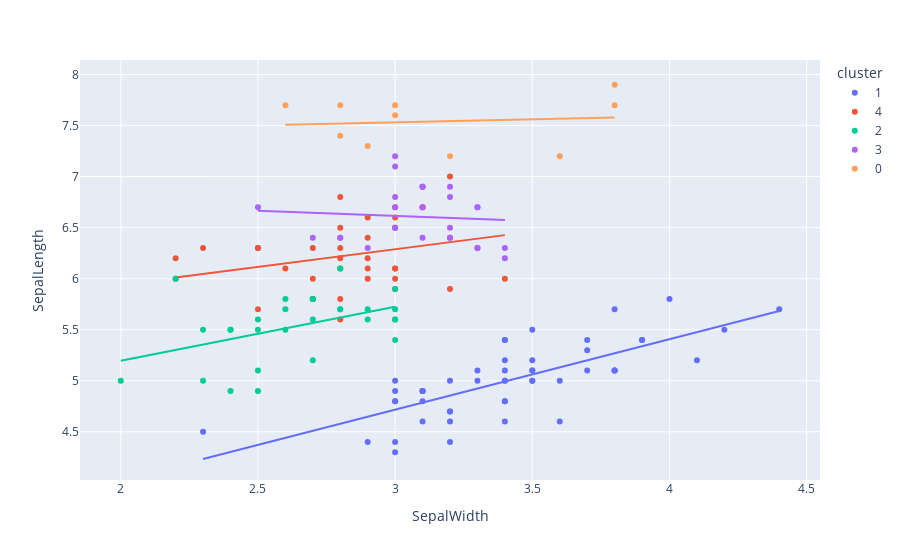

Notebook code for this chart:
### Markdown cell above
Create the scatterplot *with ordinary least squares (ols) trendlines* to better show the relationship for each cluster:

- with `px` do `scatter` using
    - `dta_iris`
    - `x="SepalWidth"`
    - `y="SepalLength"`
    - `color="cluster"`
    - `trendline="ols"`
<!--     - `title_text="Relationship between Sepal Length and Sepal Width"` -->
    
**Note everything in the list is a freestyle block except the first item, which is a dataframe variable**

### Code cell
px.scatter(dta_iris,x = "SepalWidth",y = "SepalLength",color = "cluster",trendline = "ols")

#<xml xmlns="https://developers.google.com/blockly/xml"><variables><variable id="o]8d]RxO,Gcx(.ogOS#{">px</variable><variable id="uUJihm=g](CDwSA@CKO2">dta_iris</variable></variables><block type="varDoMethod" id="Dn5fvKUj5b*)^9)1eTd8" x="-72" y="81"><mutation items="5"></mutation><field name="VAR" id="o]8d]RxO,Gcx(.ogOS#{">px</field><field name="MEMBER">scatter</field><data>px:scatter</data><value name="ADD0"><block type="variables_get" id="j7;K-#L?vCt~imZ?=Oax"><field name="VAR" id="uUJihm=g](CDwSA@CKO2">dta_iris</field></block></value><value name="ADD1"><block type="dummyOutputCodeBlock" id="Od4~8dz?HlhMIYS8s~gV"><field name="CODE">x = "SepalWidth"</field></block></value><value name="ADD2"><block type="dummyOutputCodeBlock" id="pwXKi)V{FZ:PE[jU!H,r"><field name="CODE">y = "SepalLength"</field></block></value><value name="ADD3"><block type="dummyOutputCodeBlock" id="-O+U-Gyb3EVUUL/h0pO?"><field name="CODE">color = "cluster"</field></block></value><value name="ADD4"><block type="dummyOutputCodeBlock" id="T;jLv6M{]ex}DVUc*v}D"><field name="CODE">trendline = "ols"</field></block></value></block></xml>

### Figure 1 — Plotly figure (JSON) as saved in the notebook; plotly's stock layout.template omitted (floating-point values rounded to 4 significant figures)
{"data": [{"hovertemplate": "cluster=1<br>SepalWidth=%{x}<br>SepalLength=%{y}<extra></extra>", "legendgroup": "1", "marker": {"color": "#636efa", "symbol": "circle"}, "mode": "markers", "name": "1", "orientation": "v", "showlegend": true, "type": "scatter", "x": [3.5, 3.0, 3.2, 3.1, 3.6, 3.9, 3.4, 3.4, 2.9, 3.1, 3.7, 3.4, 3.0, 3.0, 4.0, 4.4, 3.9, 3.5, 3.8, 3.8, 3.4, 3.7, 3.6, 3.3, 3.4, 3.0, 3.4, 3.5, 3.4, 3.2, 3.1, 3.4, 4.1, 4.2, 3.1, 3.2, 3.5, 3.1, 3.0, 3.4, 3.5, 2.3, 3.2, 3.5, 3.8, 3.0, 3.8, 3.2, 3.7, 3.3], "xaxis": "x", "y": [5.1, 4.9, 4.7, 4.6, 5.0, 5.4, 4.6, 5.0, 4.4, 4.9, 5.4, 4.8, 4.8, 4.3, 5.8, 5.7, 5.4, 5.1, 5.7, 5.1, 5.4, 5.1, 4.6, 5.1, 4.8, 5.0, 5.0, 5.2, 5.2, 4.7, 4.8, 5.4, 5.2, 5.5, 4.9, 5.0, 5.5, 4.9, 4.4, 5.1, 5.0, 4.5, 4.4, 5.0, 5.1, 4.8, 5.1, 4.6, 5.3, 5.0], "yaxis": "y"}, {"hovertemplate": "<b>OLS trendline</b><br>SepalLength = 0.690854 * SepalWidth + 2.64466<br>R<sup>2</sup>=0.557681<br><br>cluster=1<br>SepalWidth=%{x}<br>SepalLength=%{y} <b>(trend)</b><extra></extra>", "legendgroup": "1", "marker": {"color": "#636efa", "symbol": "circle"}, "mode": "lines", "name": "1", "showlegend": false, "type": "scatter", "x": [2.3, 2.9, 3.0, 3.0, 3.0, 3.0, 3.0, 3.0, 3.1, 3.1, 3.1, 3.1, 3.1, 3.2, 3.2, 3.2, 3.2, 3.2, 3.3, 3.3, 3.4, 3.4, 3.4, 3.4, 3.4, 3.4, 3.4, 3.4, 3.4, 3.5, 3.5, 3.5, 3.5, 3.5, 3.5, 3.6, 3.6, 3.7, 3.7, 3.7, 3.8, 3.8, 3.8, 3.8, 3.9, 3.9, 4.0, 4.1, 4.2, 4.4], "xaxis": "x", "y": [4.234, 4.648, 4.717, 4.717, 4.717, 4.717, 4.717, 4.717, 4.786, 4.786, 4.786, 4.786, 4.786, 4.855, 4.855, 4.855, 4.855, 4.855, 4.924, 4.924, 4.994, 4.994, 4.994, 4.994, 4.994, 4.994, 4.994, 4.994, 4.994, 5.063, 5.063, 5.063, 5.063, 5.063, 5.063, 5.132, 5.132, 5.201, 5.201, 5.201, 5.27, 5.27, 5.27, 5.27, 5.339, 5.339, 5.408, 5.477, 5.546, 5.684], "yaxis": "y"}, {"hovertemplate": "cluster=4<br>SepalWidth=%{x}<br>SepalLength=%{y}<extra></extra>", "legendgroup": "4", "marker": {"color": "#EF553B", "symbol": "circle"}, "mode": "markers", "name": "4", "orientation": "v", "showlegend": true, "type": "scatter", "x": [3.2, 3.2, 3.1, 2.8, 3.3, 2.9, 2.9, 3.1, 2.2, 3.2, 2.5, 2.8, 2.9, 3.0, 2.8, 3.0, 2.9, 2.7, 3.4, 3.1, 2.3, 3.0, 2.9, 2.7, 2.5, 2.8, 2.2, 2.8, 2.7, 2.8, 3.0, 2.8, 2.6, 3.0, 2.7, 2.5, 3.0], "xaxis": "x", "y": [7.0, 6.4, 6.9, 6.5, 6.3, 6.6, 6.1, 6.7, 6.2, 5.9, 6.3, 6.1, 6.4, 6.6, 6.8, 6.7, 6.0, 6.0, 6.0, 6.7, 6.3, 6.1, 6.2, 5.8, 5.7, 5.8, 6.0, 5.6, 6.3, 6.2, 6.1, 6.3, 6.1, 6.0, 5.8, 6.3, 5.9], "yaxis": "y"}, {"hovertemplate": "<b>OLS trendline</b><br>SepalLength = 0.345888 * SepalWidth + 5.25076<br>R<sup>2</sup>=0.081134<br><br>cluster=4<br>SepalWidth=%{x}<br>SepalLength=%{y} <b>(trend)</b><extra></extra>", "legendgroup": "4", "marker": {"color": "#EF553B", "symbol": "circle"}, "mode": "lines", "name": "4", "showlegend": false, "type": "scatter", "x": [2.2, 2.2, 2.3, 2.5, 2.5, 2.5, 2.6, 2.7, 2.7, 2.7, 2.7, 2.8, 2.8, 2.8, 2.8, 2.8, 2.8, 2.8, 2.9, 2.9, 2.9, 2.9, 2.9, 3.0, 3.0, 3.0, 3.0, 3.0, 3.0, 3.1, 3.1, 3.1, 3.2, 3.2, 3.2, 3.3, 3.4], "xaxis": "x", "y": [6.012, 6.012, 6.046, 6.115, 6.115, 6.115, 6.15, 6.185, 6.185, 6.185, 6.185, 6.219, 6.219, 6.219, 6.219, 6.219, 6.219, 6.219, 6.254, 6.254, 6.254, 6.254, 6.254, 6.288, 6.288, 6.288, 6.288, 6.288, 6.288, 6.323, 6.323, 6.323, 6.358, 6.358, 6.358, 6.392, 6.427], "yaxis": "y"}, {"hovertemplate": "cluster=2<br>SepalWidth=%{x}<br>SepalLength=%{y}<extra></extra>", "legendgroup": "2", "marker": {"color": "#00cc96", "symbol": "circle"}, "mode": "markers", "name": "2", "orientation": "v", "showlegend": true, "type": "scatter", "x": [2.3, 2.8, 2.4, 2.7, 2.0, 3.0, 2.2, 2.9, 3.0, 2.7, 2.5, 2.8, 2.6, 2.4, 2.4, 2.7, 3.0, 3.0, 2.5, 2.6, 2.6, 2.3, 2.7, 3.0, 2.9, 2.5, 2.8, 2.5], "xaxis": "x", "y": [5.5, 5.7, 4.9, 5.2, 5.0, 5.9, 6.0, 5.6, 5.6, 5.8, 5.6, 6.1, 5.7, 5.5, 5.5, 5.8, 5.4, 5.6, 5.5, 5.5, 5.8, 5.0, 5.6, 5.7, 5.7, 5.1, 5.7, 4.9], "yaxis": "y"}, {"hovertemplate": "<b>OLS trendline</b><br>SepalLength = 0.528364 * SepalWidth + 4.13953<br>R<sup>2</sup>=0.200055<br><br>cluster=2<br>SepalWidth=%{x}<br>SepalLength=%{y} <b>(trend)</b><extra></extra>", "legendgroup": "2", "marker": {"color": "#00cc96", "symbol": "circle"}, "mode": "lines", "name": "2", "showlegend": false, "type": "scatter", "x": [2.0, 2.2, 2.3, 2.3, 2.4, 2.4, 2.4, 2.5, 2.5, 2.5, 2.5, 2.6, 2.6, 2.6, 2.7, 2.7, 2.7, 2.7, 2.8, 2.8, 2.8, 2.9, 2.9, 3.0, 3.0, 3.0, 3.0, 3.0], "xaxis": "x", "y": [5.196, 5.302, 5.355, 5.355, 5.408, 5.408, 5.408, 5.46, 5.46, 5.46, 5.46, 5.513, 5.513, 5.513, 5.566, 5.566, 5.566, 5.566, 5.619, 5.619, 5.619, 5.672, 5.672, 5.725, 5.725, 5.725, 5.725, 5.725], "yaxis": "y"}, {"hovertemplate": "cluster=3<br>SepalWidth=%{x}<br>SepalLength=%{y}<extra></extra>", "legendgroup": "3", "marker": {"color": "#ab63fa", "symbol": "circle"}, "mode": "markers", "name": "3", "orientation": "v", "showlegend": true, "type": "scatter", "x": [3.3, 3.0, 2.9, 3.0, 2.5, 3.2, 2.7, 3.0, 3.2, 3.0, 3.2, 3.3, 2.8, 3.0, 2.8, 3.4, 3.1, 3.1, 3.1, 3.1, 3.2, 3.3, 3.0, 3.0, 3.4], "xaxis": "x", "y": [6.3, 7.1, 6.3, 6.5, 6.7, 6.5, 6.4, 6.8, 6.4, 6.5, 6.9, 6.7, 6.4, 7.2, 6.4, 6.3, 6.4, 6.9, 6.7, 6.9, 6.8, 6.7, 6.7, 6.5, 6.2], "yaxis": "y"}, {"hovertemplate": "<b>OLS trendline</b><br>SepalLength = -0.100931 * SepalWidth + 6.91725<br>R<sup>2</sup>=0.006783<br><br>cluster=3<br>SepalWidth=%{x}<br>SepalLength=%{y} <b>(trend)</b><extra></extra>", "legendgroup": "3", "marker": {"color": "#ab63fa", "symbol": "circle"}, "mode": "lines", "name": "3", "showlegend": false, "type": "scatter", "x": [2.5, 2.7, 2.8, 2.8, 2.9, 3.0, 3.0, 3.0, 3.0, 3.0, 3.0, 3.0, 3.1, 3.1, 3.1, 3.1, 3.2, 3.2, 3.2, 3.2, 3.3, 3.3, 3.3, 3.4, 3.4], "xaxis": "x", "y": [6.665, 6.645, 6.635, 6.635, 6.625, 6.614, 6.614, 6.614, 6.614, 6.614, 6.614, 6.614, 6.604, 6.604, 6.604, 6.604, 6.594, 6.594, 6.594, 6.594, 6.584, 6.584, 6.584, 6.574, 6.574], "yaxis": "y"}, {"hovertemplate": "cluster=0<br>SepalWidth=%{x}<br>SepalLength=%{y}<extra></extra>", "legendgroup": "0", "marker": {"color": "#FFA15A", "symbol": "circle"}, "mode": "markers", "name": "0", "orientation": "v", "showlegend": true, "type": "scatter", "x": [3.0, 2.9, 3.6, 3.8, 2.6, 2.8, 3.2, 2.8, 3.8, 3.0], "xaxis": "x", "y": [7.6, 7.3, 7.2, 7.7, 7.7, 7.7, 7.2, 7.4, 7.9, 7.7], "yaxis": "y"}, {"hovertemplate": "<b>OLS trendline</b><br>SepalLength = 0.058651 * SepalWidth + 7.35525<br>R<sup>2</sup>=0.010781<br><br>cluster=0<br>SepalWidth=%{x}<br>SepalLength=%{y} <b>(trend)</b><extra></extra>", "legendgroup": "0", "marker": {"color": "#FFA15A", "symbol": "circle"}, "mode": "lines", "name": "0", "showlegend": false, "type": "scatter", "x": [2.6, 2.8, 2.8, 2.9, 3.0, 3.0, 3.2, 3.6, 3.8, 3.8], "xaxis": "x", "y": [7.508, 7.519, 7.519, 7.525, 7.531, 7.531, 7.543, 7.566, 7.578, 7.578], "yaxis": "y"}], "layout": {"legend": {"title": {"text": "cluster"}, "tracegroupgap": 0}, "margin": {"t": 60}, "xaxis": {"anchor": "y", "domain": [0, 1], "title": {"text": "SepalWidth"}}, "yaxis": {"anchor": "x", "domain": [0, 1], "title": {"text": "SepalLength"}}}}
